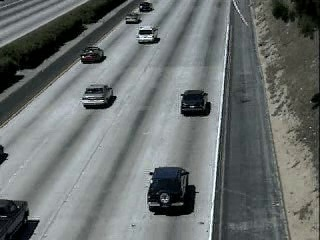
#> input picture Images/1.jpg, 320 x 240 px, given in place of the camera
$ python live.py
#> lines starting #> are read from the running program, lines starting #| are printed output that depends on the picture
import numpy as np
import cv2

cap = cv2.VideoCapture(0)
i=0

while(True):
    ret, frame = cap.read()
#> frame is the input picture: shape (240, 320, 3); mean B, G, R 110.7, 111.4, 106.6
    a=frame.shape
#> a = (240, 320, 3)
    frame_gau=cv2.GaussianBlur(frame,(5,5),0)
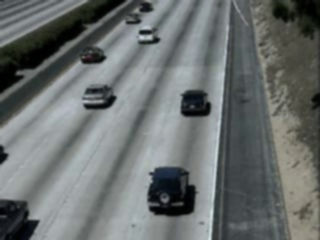
#> frame_gau: shape (240, 320, 3); mean B, G, R 110.7, 111.5, 106.7
    cv2.line(frame, (int(a[1]/2),0),(int(a[1]/2),int(a[0])) , (0,255,0), 2)
    cv2.line(frame, (0,int(a[0]/2)),(int(a[1]),int(a[0]/2)) , (0,255,0), 2)
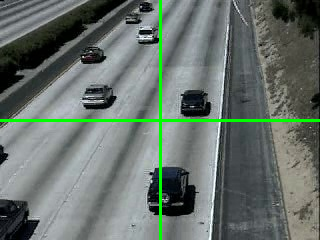
#> frame: shape (240, 320, 3); mean B, G, R 107.9, 114.2, 104
    hsv=cv2.cvtColor(frame_gau,cv2.COLOR_BGR2HSV)
#> hsv: shape (240, 320, 3); mean H, S, V 81.5, 27.5, 113.2
    lred=np.array([0,100,100],np.uint8)
    hred=np.array([10,255,255],np.uint8)
    red=cv2.inRange(hsv,lred,hred)
#> red: shape (240, 320); every value is 0
    kernel=np.ones((5,5),"uint8")
    red = cv2.dilate(red, kernel)
    res = cv2.bitwise_and(frame_gau, frame_gau, mask=red)
#> res: shape (240, 320, 3); every value is 0
    contours, hierarchy = cv2.findContours(red, cv2.RETR_TREE,cv2.CHAIN_APPROX_SIMPLE)
#> contours = []
    red_array=[]
    for pic,contour in enumerate(contours):
        area1=cv2.contourArea(contour)
        if(area1>3500):
            x,y,w,h=cv2.boundingRect(contour)
            if(w==h) & (x>320 & y<240):
                i=i+1
                cv2.rectangle(frame,(x,y),(x+w,y+h),(255,0,0),4)
                M=cv2.moments(contour)
                cX = int(M["m10"] / M["m00"])
                cY = int(M["m01"] / M["m00"])
                cv2.circle(frame, (cX, cY), 7, (255, 255, 255), -1)
                print(i,area1)
            a=str(x+(w/2))
            red_array.append(a)
#> this loop made 0 passes
#> after the loop, i = 0; red_array = []
    cv2.imshow('frame',frame)
    cv2.imshow("red mask",red)
    k=cv2.waitKey(5) & 0xFF
#> (key Esc is pressed here)
    if k == 27:
        break
cap.release()
cv2.destroyAllWindows()

$ run again, on Images/2.jpg
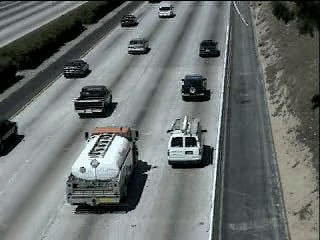
#> input picture Images/2.jpg, 320 x 240 px, given in place of the camera
#> frame is the input picture: shape (240, 320, 3); mean B, G, R 109.5, 110.9, 105.6
#> `frame_gau=cv2.GaussianBlur(frame,(5,5),0)`:
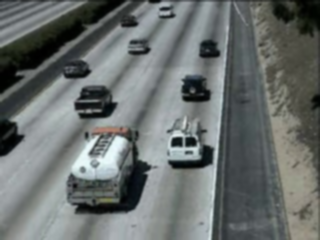
#> frame_gau: shape (240, 320, 3); mean B, G, R 109.7, 111, 105.8
#> `cv2.line(frame, (0,int(a[0]/2)),(int(a[1]),int(a[0]/2)) , (0,255,0), 2)`:
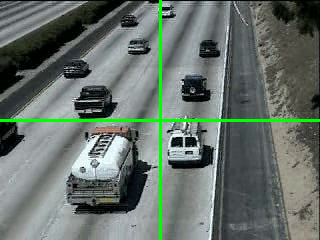
#> frame: shape (240, 320, 3); mean B, G, R 106.5, 113.4, 102.8
#> hsv: shape (240, 320, 3); mean H, S, V 79, 27.8, 112.5
#> red: shape (240, 320); every value is 0
#> res: shape (240, 320, 3); every value is 0
#> contours = []
#> after the loop `for pic,contour in enumerate(contours):`: i = 0; red_array = []

$ run again, on Images/4.jpg
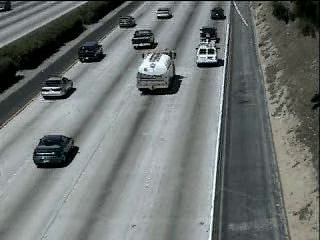
#> input picture Images/4.jpg, 320 x 240 px, given in place of the camera
#> frame is the input picture: shape (240, 320, 3); mean B, G, R 113.7, 115.1, 110.2
#> `frame_gau=cv2.GaussianBlur(frame,(5,5),0)`:
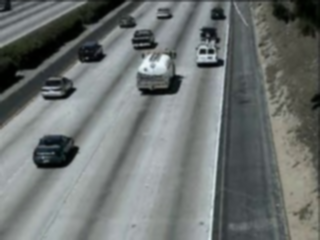
#> frame_gau: shape (240, 320, 3); mean B, G, R 113.9, 115.3, 110.3
#> `cv2.line(frame, (0,int(a[0]/2)),(int(a[1]),int(a[0]/2)) , (0,255,0), 2)`:
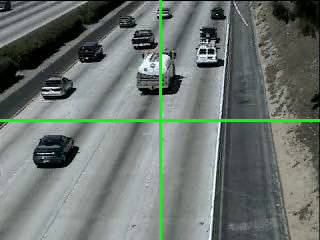
#> frame: shape (240, 320, 3); mean B, G, R 110.7, 117.6, 107.3
#> hsv: shape (240, 320, 3); mean H, S, V 79, 24.9, 116.6
#> red: shape (240, 320); every value is 0
#> res: shape (240, 320, 3); every value is 0
#> contours = []
#> after the loop `for pic,contour in enumerate(contours):`: i = 0; red_array = []
